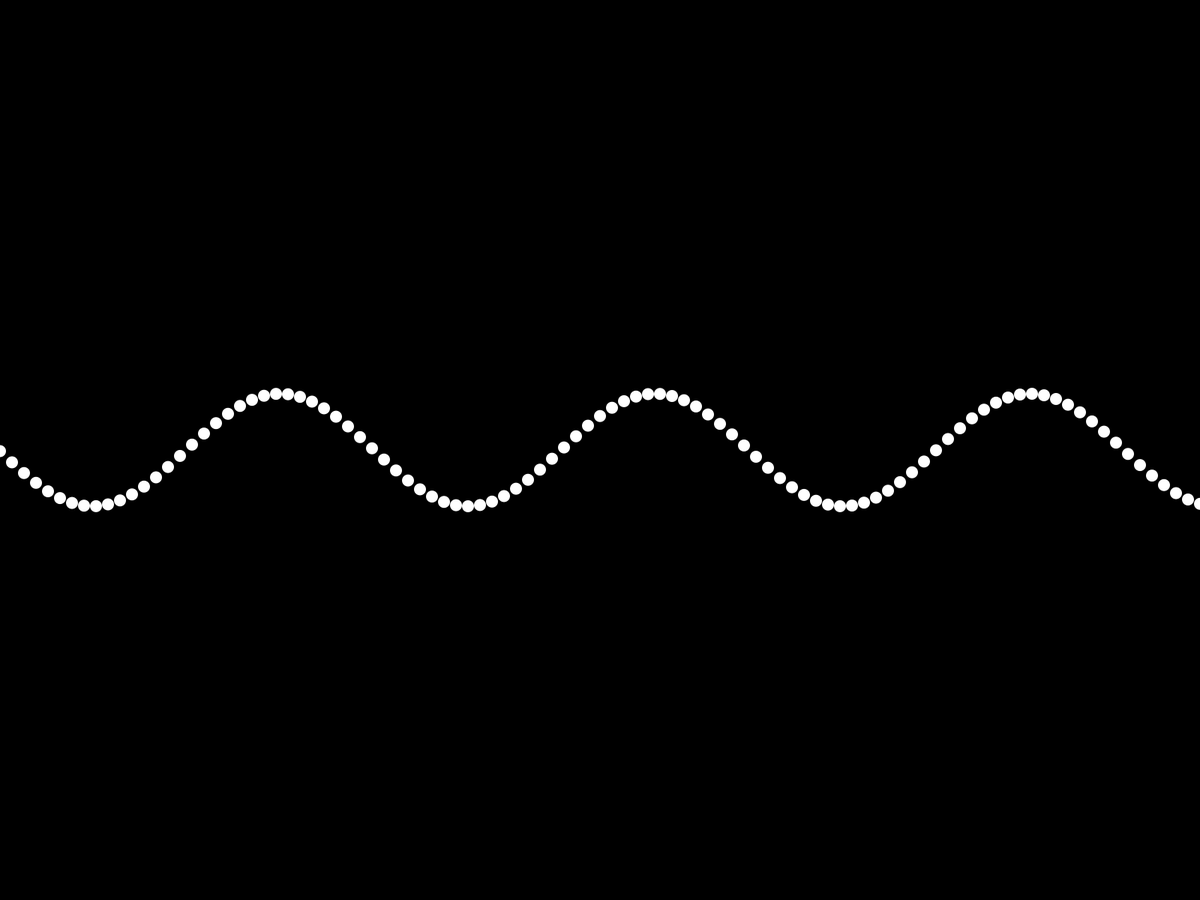
Frame 1 (no input)
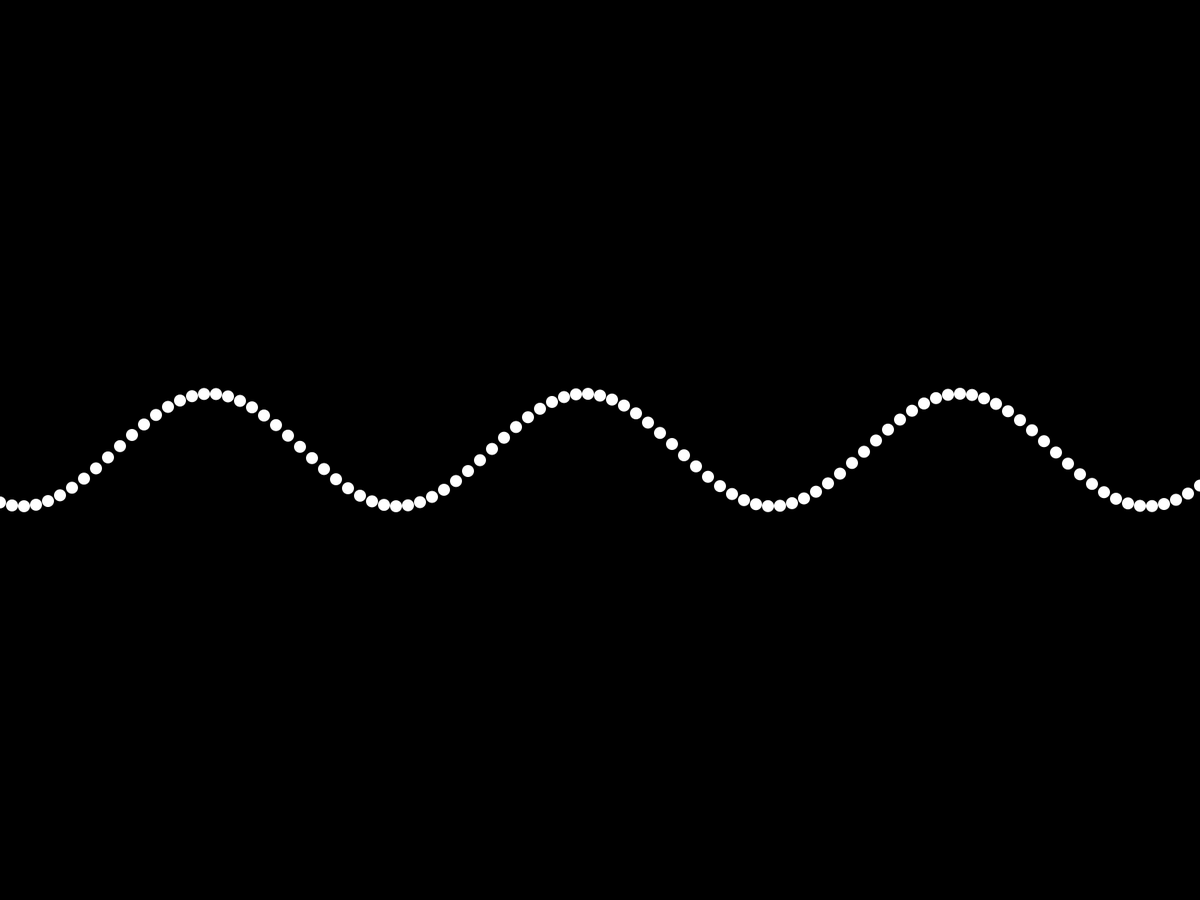
Frame 60 (the mouse pressed at the canvas centre just before this capture)
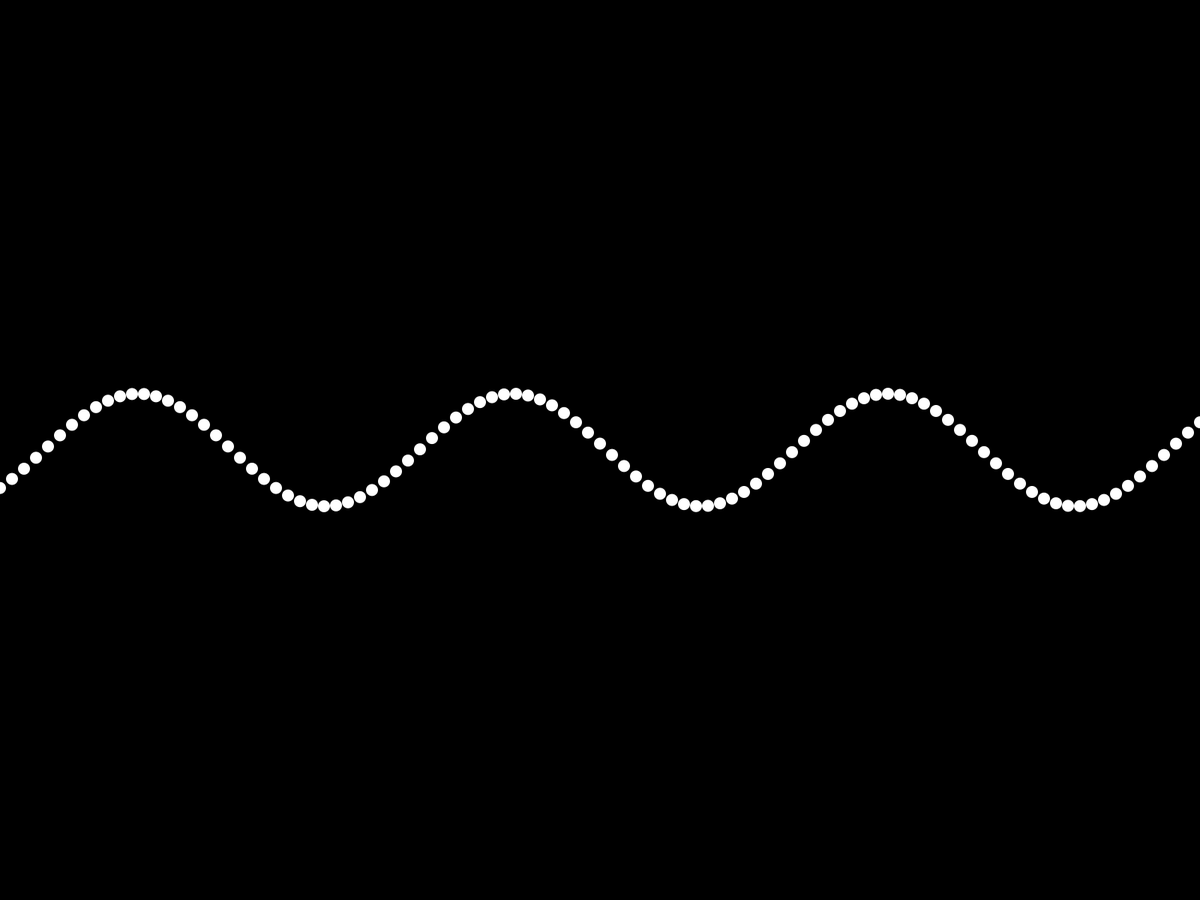
Frame 120 (the mouse held since frame 60 and released just before this capture)

The Processing sketch that drew these frames (run headless with seeded random() and noise(); from frame 60 on, the mouse is pressed at the canvas centre):

// Processing sketch: processing
// ── processing.pde
// from https://processing.org/examples/sinewave.html
// sketch by Daniel Shiffman

int xspacing = 16;   // How far apart should each horizontal location be spaced
int w;              // Width of entire wave

float theta = 0.0;  // Start angle at 0
float amplitude = 75.0;  // Height of wave
float period = 500.0;  // How many pixels before the wave repeats
float dx;  // Value for incrementing X, a function of period and xspacing
float[] yvalues;  // Using an array to store height values for the wave

void setup() {
  fullScreen();
  w = width+16;
  dx = (TWO_PI / period) * xspacing;
  yvalues = new float[w/xspacing];
}

void draw() {
  background(0);
  calcWave();
  renderWave();
}

void calcWave() {
  // Increment theta (try different values for 'angular velocity' here
  theta += 0.02;

  // For every x value, calculate a y value with sine function
  float x = theta;
  for (int i = 0; i < yvalues.length; i++) {
    yvalues[i] = sin(x)*amplitude;
    x+=dx;
  }
}

void renderWave() {
  noStroke();
  fill(255);
  // A simple way to draw the wave with an ellipse at each location
  for (int x = 0; x < yvalues.length; x++) {
    ellipse(x*xspacing, height/2+yvalues[x], 16, 16);
  }
}
